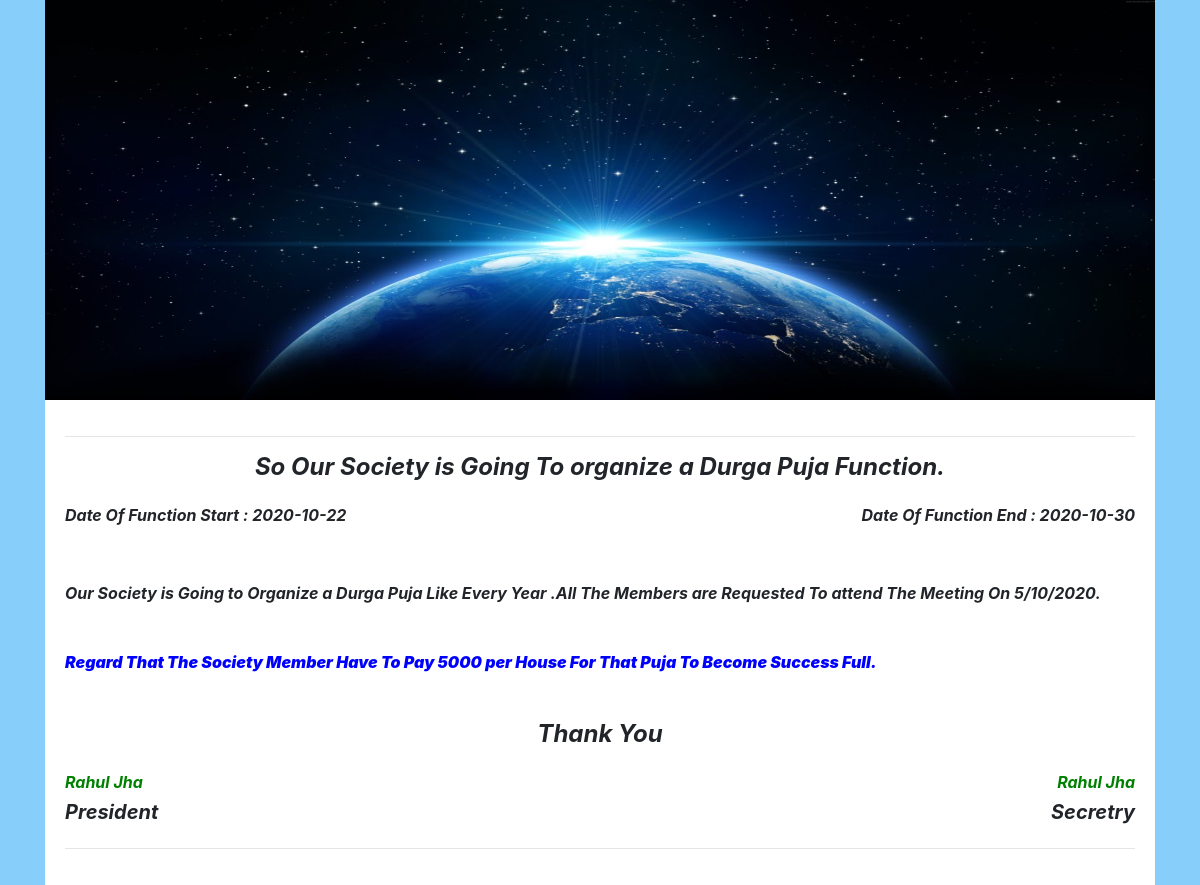
/single_view_function.php?function_id=2, run on the app's committed database.
### tables this page shows
CREATE TABLE `function` (
  `function_slno` int(100) NOT NULL,
  `function_name` varchar(100) NOT NULL,
  `date_of_function` varchar(100) NOT NULL,
  `date_of_function_end` varchar(100) NOT NULL,
  `function_desp` varchar(10000) NOT NULL,
  `function_poster` varchar(100) NOT NULL,
  `function_money` varchar(500) NOT NULL
);

### single_view_function.php (the view, shortened to what this page needs)
<!doctype html>
<html lang="en">
<head>
    <link rel="stylesheet" href="https://stackpath.bootstrapcdn.com/bootstrap/4.5.2/css/bootstrap.min.css"
>
</head>
<body style="background-color:lightskyblue;">
<?php
include 'dbconn.php';
$function_id=$_GET['function_id'];
$sql="select * from `function` where `function_slno`='$function_id'";
$result=mysqli_query($conn,$sql);
while($row=mysqli_fetch_assoc($result)){
echo ' <div class="container">
<img src="Function/'. $row['function_poster'].'" height="400" class="d-block w-100" alt="...">
<div class="card-body" style="background-color: white;">
    <hr>
    <h4 class="text-center mt-3">
        <b><i>'. $row['function_name'].'</i></b>
    </h4>
    <div class="d-flex justify-content-between mt-4">
        <h6><i><b>Date Of Function Start : '. $row['date_of_function'].'</b></i></h6>
        <h6><i><b>Date Of Function End : '. $row['date_of_function_end'].'</b></i></h6>
    </div>
    <p class="mt-5"><i><b>'. $row['function_desp'].'</i></b</p>
        <h6 class="mt-5"><i><b><span style="color:blue">Regard That The Society Member Have To Pay '. $row['function_money'].' For That Puja To Become Success Full.</span></b></i> </h6>
<h4 class="text-center mt-5"><i><b> Thank You</b></i></h4>
<div class="d-flex justify-content-between mt-4">
<h6 style="color: green;"><i><b>Rahul Jha</b></i></h6>
<h6 style="color: green;"><i><b>Rahul Jha</b></i></h6>
</div>
<div class="d-flex justify-content-between">
<h5><i><b>President</b></i></h5>
<h5><i><b>Secretry</b></i></h5>
</div>
    <hr>
</div>
 </div>';
}
?>
</body>
</html>

### data on the page
function: function_poster (picture), function_name "So Our Society is Going To organize a Durga Puja Function.", date_of_function "2020-10-22", date_of_function_end "2020-10-30", function_desp "Our Society is Going to Organize a Durga Puja Like Every Year .All The Members are Requested To attend The Meeting On 5/10/2020.", function_money "5000 per House"
